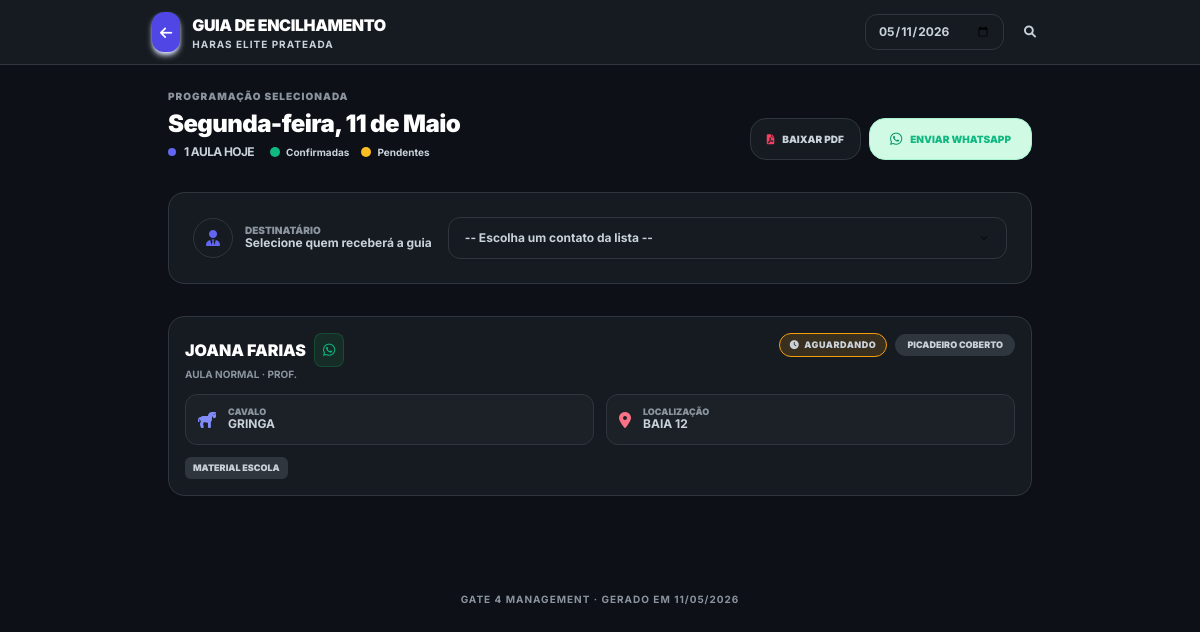
Before: /encilhamento/ (signed in) with the older database file.
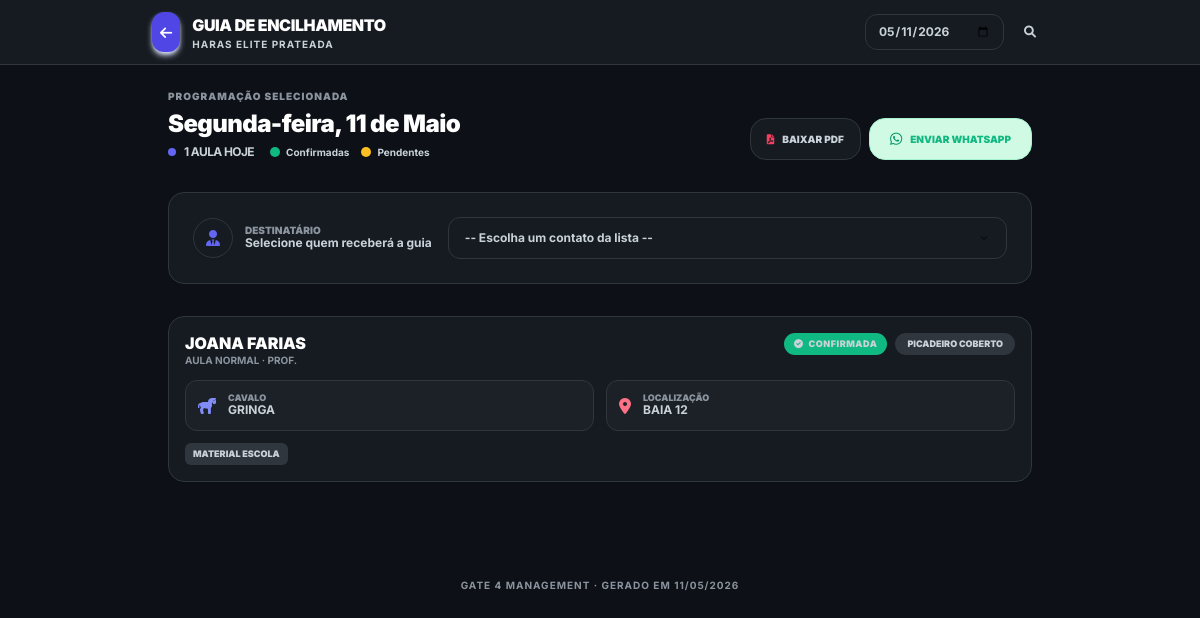
After: the same page with the newer database file.
### gateagora/models.py (models this page shows, shortened)
class Aula(models.Model):
    LOCAIS_CHOICES = [
        ('picadeiro_1', 'Picadeiro Principal'),
        ('picadeiro_2', 'Picadeiro Coberto'),
        ('pista_salto', 'Pista de Salto'),
    ]
    empresa = models.ForeignKey(Empresa, on_delete=models.CASCADE)
    TIPO_AULA_CHOICES = [('NORMAL', 'Aula Normal'), ('RECUPERAR', 'Aula a Recuperar')]
    aluno = models.ForeignKey(Aluno, on_delete=models.CASCADE, related_name='aulas')
    cavalo = models.ForeignKey(Cavalo, on_delete=models.SET_NULL, null=True, blank=True, related_name='aulas')
    instrutor = models.ForeignKey(
        Perfil,
        on_delete=models.SET_NULL,
        null=True, blank=True,
        related_name='aulas_ministradas',
        limit_choices_to={'cargo': 'Professor'}
    )
    data_hora = models.DateTimeField(db_index=True)
    local = models.CharField(max_length=20, choices=LOCAIS_CHOICES, default='picadeiro_1')
    tipo = models.CharField(max_length=15, choices=TIPO_AULA_CHOICES, default='NORMAL')
    concluida = models.BooleanField(default=False)
    relatorio_treino = models.TextField(blank=True)
    class Meta:
        ordering = ["data_hora"]
        indexes = [models.Index(fields=["empresa", "data_hora"])]
        verbose_name = "Aula 📅"
        verbose_name_plural = "Aulas 📅"

class Aluno(models.Model):
    empresa = models.ForeignKey(Empresa, on_delete=models.CASCADE)
    nome = models.CharField(max_length=200)
    ativo = models.BooleanField(default=True)
    streak_atual = models.PositiveIntegerField(default=0)
    melhor_streak = models.PositiveIntegerField(default=0)
    valor_aula = models.DecimalField(max_digits=10, decimal_places=2, default=Decimal('150.00'))
    plano = models.ForeignKey(
        'Plano',
        on_delete=models.SET_NULL,
        null=True,
        blank=True,
        verbose_name="Plano Contratado"
    )
    perfil_usuario = models.OneToOneField(
        'Perfil',
        on_delete=models.SET_NULL,
        null=True,
        blank=True,
        related_name='aluno_vinculado',
        verbose_name="Login do Aluno",
        help_text="Perfil de acesso do aluno ao sistema"
    )
    class Meta:
        ordering = ['nome']
        indexes = [models.Index(fields=["empresa", "nome"])]
        verbose_name = "Aluno 🧑‍🎓"
        verbose_name_plural = "Alunos 🧑‍🎓"
    @property
    def telefone_limpo(self):
        tel = ""
        if self.perfil_usuario and self.perfil_usuario.telefone:
            tel = self.perfil_usuario.telefone
        elif hasattr(self, 'telefone') and self.telefone:
            tel = self.telefone
        return "".join(filter(str.isdigit, str(tel or "")))

class Cavalo(models.Model):
    CATEGORIA_CHOICES = [
        ('PROPRIO', 'Próprio (Escola)'),
        ('HOTELARIA', 'Hotelaria (Particular)'),
    ]
    STATUS_SAUDE_CHOICES = [
        ('Saudável', 'Saudável'),
        ('Alerta', 'Alerta'),
        ('Doente', 'Doente'),
        ('Tratamento', 'Em Tratamento'),
    ]
    LOCAL_DORMIDA = [
        ('BAIA', 'Dorme na Baia'),
        ('PIQUETE', 'Dorme no Piquete'),
    ]
    RACA_CHOICES = [
        ('mang_marchador', 'Mangalarga Marchador'),
        ('quarto_milha', 'Quarto de Milha'),
        ('psl', 'Puro Sangue Lusitano'),
        ('crioulo', 'Crioulo'),
        ('hipismo', 'Cavalo de Hipismo (BH)'),
        ('srd', 'Sem Raça Definida'),
    ]
    ATIVIDADE_CHOICES = [
        ('0.018', 'Leve (Passeio/Aposentado)'),
        ('0.025', 'Moderada (Escola/Aulas)'),
        ('0.035', 'Intensa (Salto/Competição)'),
    ]
    USA_FERRADURA_CHOICES = [
        ('SIM', 'Ferrado (Usa Ferradura)'),
        ('NAO', 'Descalço (Apenas Casqueamento)'),
    ]
    empresa = models.ForeignKey(Empresa, on_delete=models.CASCADE)
    nome = models.CharField(max_length=100)
    categoria = models.CharField(max_length=20, choices=CATEGORIA_CHOICES, default='PROPRIO')
    status_saude = models.CharField(max_length=20, choices=STATUS_SAUDE_CHOICES, default='Saudável')
    onde_dorme = models.CharField(max_length=10, choices=LOCAL_DORMIDA, default='BAIA')
    foto = models.ImageField(upload_to='cavalos/', null=True, blank=True)
    raca = models.CharField(max_length=25, choices=RACA_CHOICES, default='srd')
    peso = models.FloatField(
        default=450.0,
        validators=[MinValueValidator(100)],
        help_text="Peso aproximado para cálculo de ração"
    )
    fator_atividade = models.CharField(max_length=10, choices=ATIVIDADE_CHOICES, default='0.025')
    tipo_sela = models.CharField(max_length=100, blank=True, help_text="Ex: Sela Salto Americana")
    tipo_cabecada = models.CharField(max_length=100, blank=True, help_text="Ex: Cabeçada com Freio D")
    material_proprio = models.BooleanField(default=False, help_text="Marque se o material for exclusivo do proprietário")
    baia = models.OneToOneField(Baia, on_delete=models.SET_NULL, null=True, blank=True)
    piquete = models.ForeignKey(Piquete, on_delete=models.SET_NULL, null=True, blank=True)
    proprietario = models.ForeignKey(
        Aluno,
        on_delete=models.CASCADE,
        related_name='cavalos',
        help_text="Se for Próprio, vincular ao gestor ou escola"
    )
    ultima_vacina = models.DateField(null=True, blank=True)
    ultimo_vermifugo = models.DateField(null=True, blank=True)
    ultimo_ferrageamento = models.DateField(null=True, blank=True)
    ultimo_casqueamento = models.DateField(null=True, blank=True)
    usa_ferradura = models.CharField(
        max_length=3,
        choices=USA_FERRADURA_CHOICES,
        default='NAO',
        verbose_name="Usa Ferradura?"
    )
    racao_tipo = models.CharField(max_length=100, blank=True, help_text="Ex: Guabi Equi-S")
    racao_qtd_manha = models.CharField(max_length=50, blank=True, help_text="Ex: 2kg")
    racao_qtd_noite = models.CharField(max_length=50, blank=True, help_text="Ex: 2kg")
    feno_tipo = models.CharField(max_length=100, blank=True, default="Coast Cross")
    feno_qtd = models.CharField(max_length=100, blank=True, default="À vontade")
    complemento_nutricional = models.TextField(blank=True)
    mensalidade_baia = models.DecimalField(max_digits=10, decimal_places=2, default=Decimal('1000.00'))
    class Meta:
        ordering = ['nome']
        indexes = [
            models.Index(fields=["empresa", "status_saude"]),
            models.Index(fields=["empresa", "categoria"]),
        ]
        verbose_name = "Cavalo 🐴"
        verbose_name_plural = "Cavalos 🐴"

class Baia(models.Model):
    empresa = models.ForeignKey(Empresa, on_delete=models.CASCADE)
    numero = models.CharField(max_length=10)
    status = models.CharField(
        max_length=20,
        choices=[('Livre', 'Livre'), ('Ocupada', 'Ocupada')],
        default='Livre'
    )
    class Meta:
        constraints = [
            models.UniqueConstraint(fields=['empresa', 'numero'], name='uq_baia_empresa_numero')
        ]
        indexes = [models.Index(fields=["empresa", "status"])]
        verbose_name = "Baia 🛖"
        verbose_name_plural = "Baias 🛖"

### gateagora/views.py (the view)
# urls.py: path('encilhamento/',          views.encilhamento,          name='encilhamento'),
@login_required
def encilhamento(request):
    empresa  = request.empresa
    if empresa is None:
        try:
            empresa = request.user.perfil.empresa
        except:
            empresa = None
    data_str = request.GET.get('data', '')
    contatos_funcionarios = []
    funcionarios = (
        Perfil.objects
        .filter(empresa=empresa)
        .select_related('user')
        .order_by('user__first_name')
    )
    for f in funcionarios:
        fone_cru = getattr(f, 'telefone', '') or ''
        telefone = ''.join(filter(str.isdigit, str(fone_cru)))
        if telefone:
            nome_completo = f.user.get_full_name() or f.user.username
            contatos_funcionarios.append({
                "nome":     f"{nome_completo} (Cavalariço)",
                "telefone": telefone,
            })
    contatos_clientes = []
    alunos = Aluno.objects.filter(empresa=empresa).order_by('nome')
    for a in alunos:
        fone_cru = getattr(a, 'telefone', '') or ''
        telefone = ''.join(filter(str.isdigit, str(fone_cru)))
        if telefone:
            contatos_clientes.append({
                "nome":     a.nome,
                "telefone": telefone,
            })
    aulas, data_selecionada = _get_aulas_encilhamento(empresa, data_str)
    context = {
        "brand_name":            BRAND_NAME,
        "empresa":               empresa,
        "aulas":                 aulas,
        "total_aulas":           len(aulas),
        "data_selecionada":      data_selecionada,
        "contatos_funcionarios": contatos_funcionarios,
        "contatos_clientes":     contatos_clientes,
        "force_light_theme":     True,
    }
    return render(request, "gateagora/encilhamento.html", context)

### gateagora/templates/gateagora/encilhamento.html (shortened to what the changed rows need)
{% load static %}
<!DOCTYPE html>
<html lang="pt-br">
<head>
  <script src="https://cdn.tailwindcss.com"></script>
  <link rel="stylesheet" href="https://cdnjs.cloudflare.com/ajax/libs/font-awesome/6.0.0/css/all.min.css"/>
  <link rel="stylesheet" href="{% static 'css/themes.css' %}">
</head>
<body class="pb-12">
<nav class="glass sticky top-0 z-50 px-5 py-3 mb-6">
  <div class="max-w-4xl mx-auto flex justify-between items-center">
    <div class="flex items-center gap-3">
      <div>
        <h1 class="text-base font-black text-slate-900 uppercase tracking-tight">Guia de Encilhamento</h1>
      </div>
    </div>
  </div>
</nav>
<div class="max-w-4xl mx-auto px-4">
  <div class="flex flex-col sm:flex-row justify-between items-end gap-4 mb-8">
    <div>
      <h2 class="text-2xl font-black text-slate-900 tracking-tight">{{ data_selecionada|date:"l, d \d\e F"|capfirst }}</h2>
    </div>
  </div>
  {% if aulas %}
  <div class="grid grid-cols-1 gap-4">
    {% for aula in aulas %}
    <div class="card p-4 mb-4 shadow-sm border border-slate-200">
      <div class="flex-1">
        <div class="flex justify-between items-start mb-3">
          <div>
            <div class="flex items-center gap-2">
              <h3 class="font-black text-slate-900 text-base uppercase leading-tight">
                  {{ aula.aluno.nome }}
              </h3>
              {% if not aula.concluida and not aula.is_confirmada and not aula.nome_turma %}
                  <a href="https://wa.me/55{{ aula.aluno.telefone_limpo }}?text=Olá, *{{ aula.aluno.nome }}*! 😊%0A%0APassando para lembrar da sua aula no *Haras Elite Prateada*.%0A%0A📅 *Data:* {{ aula.data_hora|date:'d/m' }}%0A⏰ *Horário:* {{ aula.data_hora|date:'H:i' }}%0A🐴 *Cavalo:* {{ aula.cavalo.nome }}%0A%0ASua confirmação é muito importante para organizarmos o encilhamento.%0APode confirmar pelo link abaixo?%0A%0Ahttps://tinyurl.com/Gate4login/minhas-aulas/%0A%0AContamos com você! ✨"
                    target="_blank"
                    class="flex items-center gap-1 bg-green-500/10 text-green-500 border border-green-500/20 px-2 py-1.5 rounded-lg hover:bg-green-500 hover:text-white transition-all text-[9px] font-bold"
                    title="Enviar lembrete profissional">
                      <i class="fa-brands fa-whatsapp text-sm"></i>
                  </a>
              {% endif %}
            </div>
            <p class="text-[10px] text-slate-500 font-bold uppercase">
              {{ aula.get_tipo_display }} {% if aula.instrutor %}· Prof. {{ aula.instrutor.user.first_name }}{% endif %}
            </p>
          </div>
          <div class="flex items-center gap-2 flex-wrap justify-end">
            {% if aula.is_confirmada %}
              <span class="badge-confirmado"><i class="fa-solid fa-circle-check"></i> Confirmada</span>
            {% else %}
              <span class="badge-pendente"><i class="fa-solid fa-clock"></i> Aguardando</span>
            {% endif %}
            <span class="text-[9px] font-black px-3 py-1 rounded-full uppercase bg-slate-700 text-slate-300">
              {{ aula.get_local_display }}
            </span>
          </div>
        </div>
        <div class="grid grid-cols-1 sm:grid-cols-2 gap-3">
          <div class="flex items-center gap-3 p-3 bg-slate-800 rounded-xl border border-slate-700">
            <i class="fa-solid fa-horse text-indigo-400"></i>
            <div>
              <p class="text-[9px] text-slate-400 font-black uppercase leading-none">Cavalo</p>
              <p class="text-xs font-bold text-slate-100 uppercase">{{ aula.cavalo.nome }}</p>
            </div>
          </div>
          <div class="flex items-center gap-3 p-3 bg-slate-800 rounded-xl border border-slate-700">
            <i class="fa-solid fa-location-dot text-rose-400"></i>
            <div>
              <p class="text-[9px] text-slate-400 font-black uppercase leading-none">Localização</p>
              <p class="text-xs font-bold text-slate-100 uppercase">
                {% if aula.cavalo.baia %}Baia {{ aula.cavalo.baia.numero }}
                {% elif aula.cavalo.piquete %}Piquete: {{ aula.cavalo.piquete.nome }}
                {% else %}N/D{% endif %}
              </p>
            </div>
          </div>
        </div>
        <div class="mt-3 flex items-center gap-2">
          {% if aula.cavalo.material_proprio %}
            <span class="text-[9px] font-black uppercase bg-amber-500/20 text-amber-400 border border-amber-400 px-2 py-1 rounded-md">
              <i class="fa-solid fa-lock mr-1"></i> Material Próprio
            </span>
          {% else %}
            <span class="text-[9px] font-black uppercase bg-slate-700 text-slate-300 px-2 py-1 rounded-md">
              Material Escola
            </span>
          {% endif %}
        </div>
      </div> </div> {% endfor %}
  </div>
  {% else %}
  <div class="card p-16 text-center">
    <i class="fa-solid fa-calendar-xmark text-5xl text-slate-200 mb-4"></i>
    <p class="text-slate-400 font-bold uppercase text-sm">Nenhuma aula programada.</p>
  </div>
  {% endif %}
</div>
</body>
</html>

Changed rows visible on the page:
changed Aula "AULA NORMAL": concluida False → True (drawn); text "AGUARDANDO" → "CONFIRMADA"
